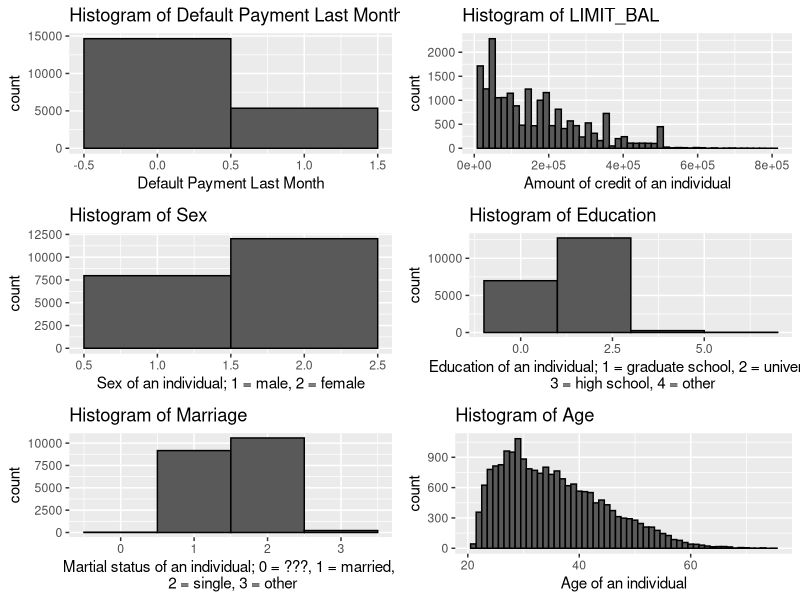
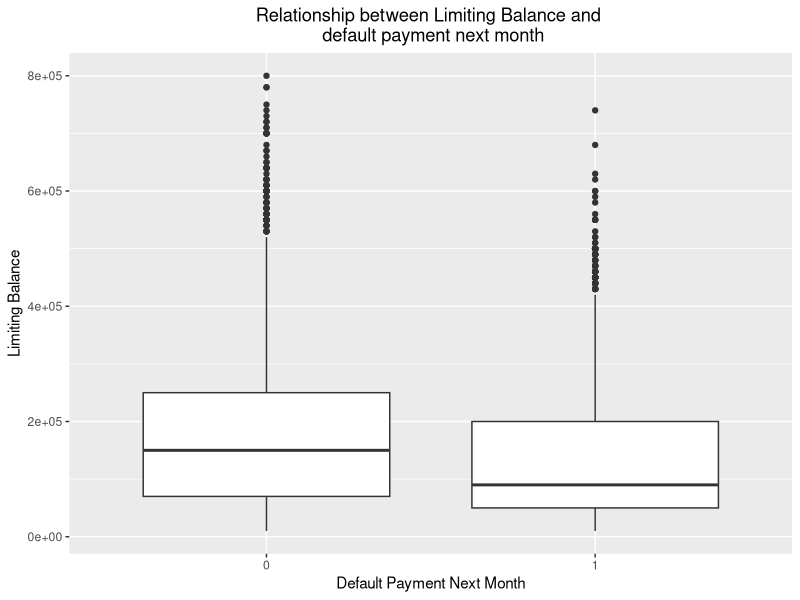
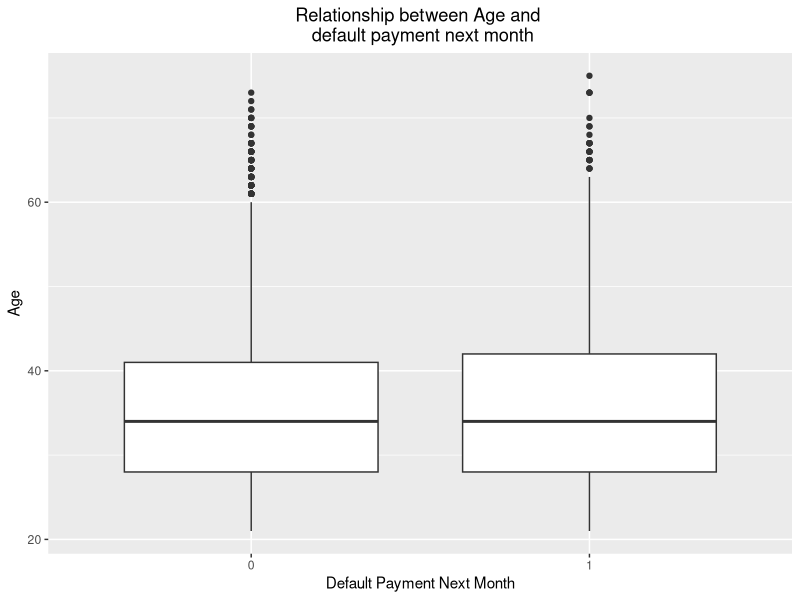
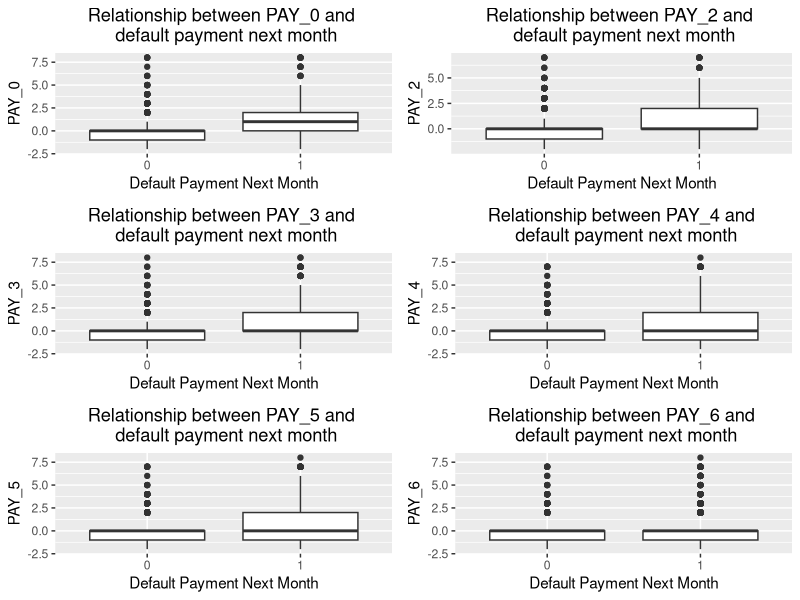
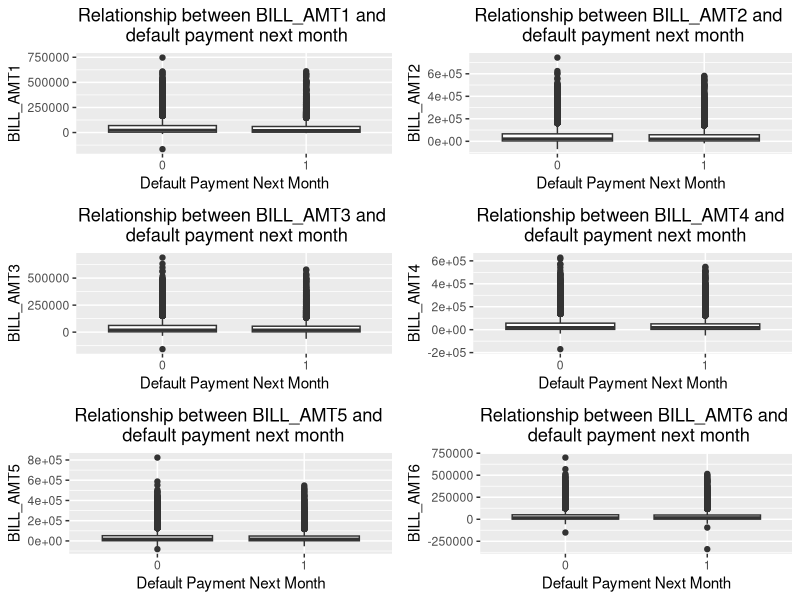
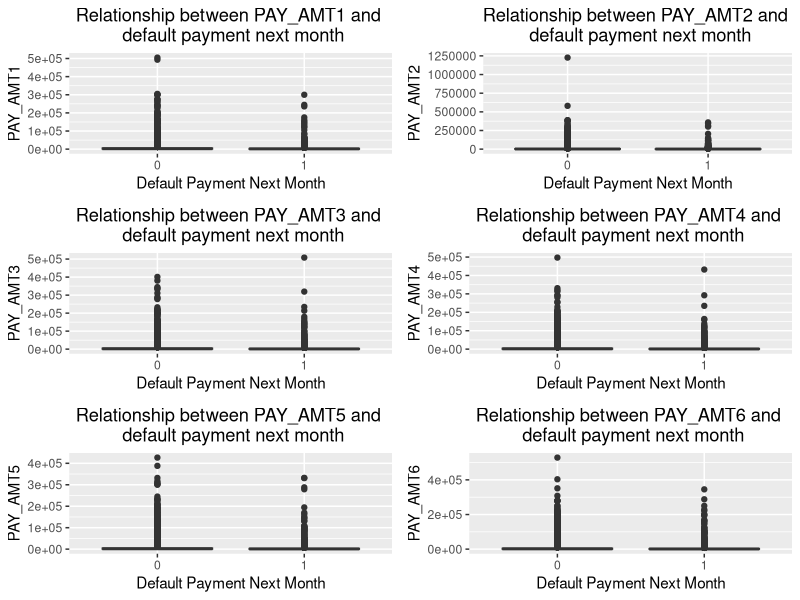
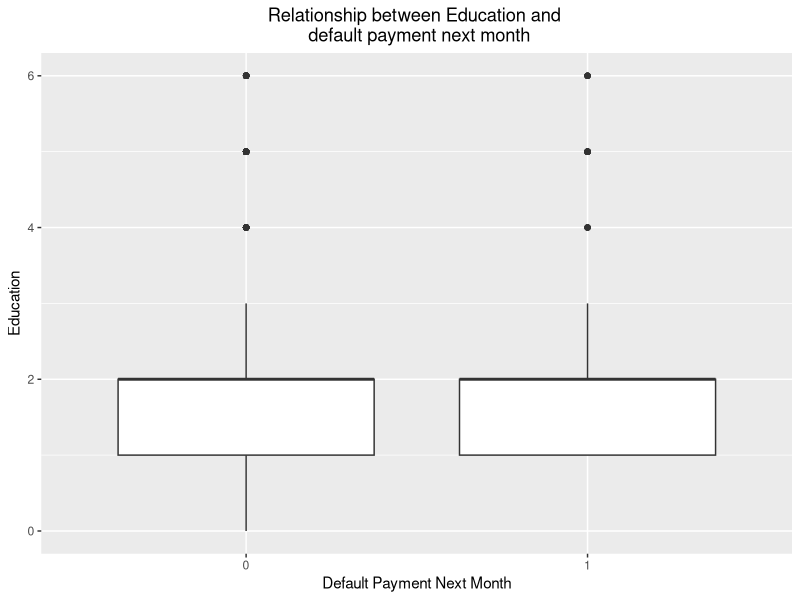
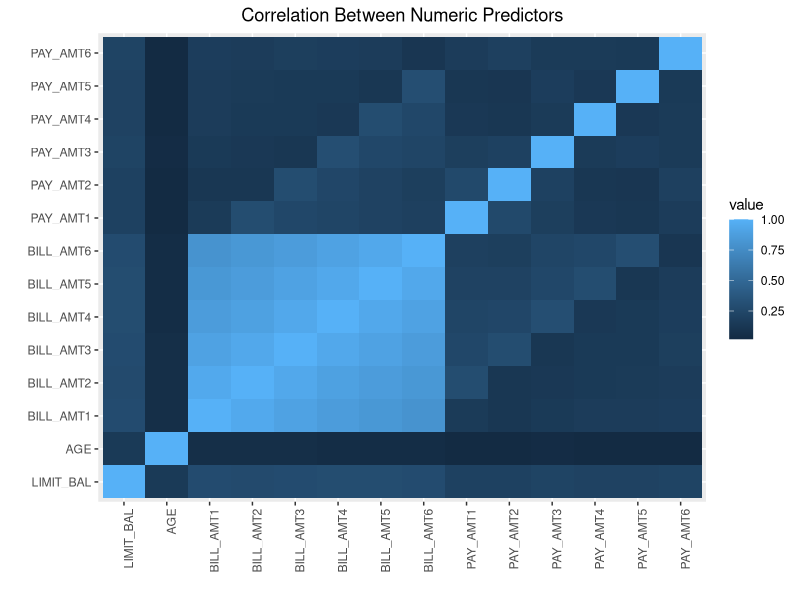

The R script that drew these images, in order: (Note: this script raises an error after producing the figures.)
## ---- chunk 1
knitr::opts_chunk$set(echo = TRUE)

# Import libraries
library(tidyverse)
library(gridExtra)
library(caret)
library(MASS)
library(kableExtra)
library(broom)
library(reshape2)
library(modelr)
library(mlbench)
library(Hmisc)
library(randomForest)
library(leaps)

setwd("E:/Documents/GitHub/SM3_Group_Project")
## ---- chunk 2
# Read in the headers
headers <- read.csv(file = "train.csv", skip=1, header=F, nrows=1, as.is=T)

# Read in complete dataset
dat <- read.csv(file = "train.csv", skip = 2, header = F)

# Add the headers to dataset
colnames(dat) <- headers

# Remove the ID field
dat <- dat[ ,-1]

# Rename response variable for brevity
names(dat)[ncol(dat)]<-"y"
## ---- chunk 3
data.desc <- data.frame(sapply(dat, class))
colnames(data.desc) <- ("Variable Type")
## ---- chunk 4
# 
dat2 <- dat
dat2$SEX = as.factor(dat$SEX)
dat2$EDUCATION = as.factor(dat$EDUCATION)
dat2$MARRIAGE = as.factor(dat$MARRIAGE)
dat2$PAY_0 = as.factor(dat$PAY_0)
dat2$PAY_2 = as.factor(dat$PAY_2)
dat2$PAY_3 = as.factor(dat$PAY_3)
dat2$PAY_4 = as.factor(dat$PAY_4)
dat2$PAY_5 = as.factor(dat$PAY_5)
dat2$PAY_6 = as.factor(dat$PAY_6)
dat2$y = as.factor(dat$y)

data.desc.conv <- data.frame(sapply(dat2, class))
data.desc <- data.frame(data.desc,data.desc.conv)
colnames(data.desc) <- c("Raw Data Type", "Converted Data Type")
## ---- chunk 5

p1 <- ggplot(dat, aes(x = y)) +
  geom_histogram(bins = 2, col = "black") +
  ggtitle("Histogram of Default Payment Last Month (name?)") +
  xlab("Default Payment Last Month")

p2 <- ggplot(dat, aes(x = LIMIT_BAL)) +
  geom_histogram(bins = 50, col = "black") +
  ggtitle("Histogram of LIMIT_BAL") +
  xlab("Amount of credit of an individual")

p3 <- ggplot(dat, aes(x = SEX)) +
  geom_histogram(bins = 2, col = "black") +
  ggtitle("Histogram of Sex") +
  xlab("Sex of an individual; 1 = male, 2 = female")

p4 <- ggplot(dat, aes(x = EDUCATION)) +
  geom_histogram(bins = 4, col = "black") +
  ggtitle("Histogram of Education") +
  xlab("Education of an individual; 1 = graduate school, 2 = university, \n 3 = high school, 4 = other")

p5 <- ggplot(dat, aes(x = MARRIAGE)) +
  geom_histogram(bins = 4, col = "black") +
  ggtitle("Histogram of Marriage") +
  xlab("Martial status of an individual; 0 = ???, 1 = married, \n 2 = single, 3 = other")

p6 <- ggplot(dat, aes(x = AGE)) +
  geom_histogram(binwidth = 1, col = "black") +
  ggtitle("Histogram of Age") +
  xlab("Age of an individual")

# Output plots in 3x2 grid
grid.arrange(p1, p2, p3, p4, p5, p6, nrow = 3)
## ---- chunk 6
ggplot(aes(x=as.factor(y), y=LIMIT_BAL, group=y),data=dat) + geom_boxplot() + ggtitle("Relationship between Limiting Balance and \n default payment next month") + theme(plot.title = element_text(hjust = 0.5)) + ylab("Limiting Balance") + xlab("Default Payment Next Month")
## ---- chunk 7
print(median(dat$LIMIT_BAL[dat$y==0]))
print(median(dat$LIMIT_BAL[dat$y==1]))
## ---- chunk 8
ggplot(aes(x=as.factor(y), y=AGE, group=y),data=dat) + geom_boxplot() + ggtitle("Relationship between Age and \n default payment next month") + theme(plot.title = element_text(hjust = 0.5)) + ylab("Age") + xlab("Default Payment Next Month")
## ---- chunk 9
print(quantile(dat$AGE[dat$y==0]))
print(quantile(dat$AGE[dat$y==1]))
## ---- chunk 10
p1 <- ggplot(aes(x=as.factor(y), y=PAY_0, group=y),data=dat) + geom_boxplot() + ggtitle("Relationship between PAY_0 and \n default payment next month") + theme(plot.title = element_text(hjust = 0.5)) + ylab("PAY_0") + xlab("Default Payment Next Month")

p2 <- ggplot(aes(x=as.factor(y), y=PAY_2, group=y),data=dat) + geom_boxplot() + ggtitle("Relationship between PAY_2 and \n default payment next month") + theme(plot.title = element_text(hjust = 0.5)) + ylab("PAY_2") + xlab("Default Payment Next Month")

p3 <- ggplot(aes(x=as.factor(y), y=PAY_3, group=y),data=dat) + geom_boxplot() + ggtitle("Relationship between PAY_3 and \n default payment next month") + theme(plot.title = element_text(hjust = 0.5)) + ylab("PAY_3") + xlab("Default Payment Next Month")

p4 <- ggplot(aes(x=as.factor(y), y=PAY_4, group=y),data=dat) + geom_boxplot() + ggtitle("Relationship between PAY_4 and \n default payment next month") + theme(plot.title = element_text(hjust = 0.5)) + ylab("PAY_4") + xlab("Default Payment Next Month")

p5 <- ggplot(aes(x=as.factor(y), y=PAY_5, group=y),data=dat) + geom_boxplot() + ggtitle("Relationship between PAY_5 and \n default payment next month") + theme(plot.title = element_text(hjust = 0.5)) + ylab("PAY_5") + xlab("Default Payment Next Month")

p6 <- ggplot(aes(x=as.factor(y), y=PAY_6, group=y),data=dat) + geom_boxplot() + ggtitle("Relationship between PAY_6 and \n default payment next month") + theme(plot.title = element_text(hjust = 0.5)) + ylab("PAY_6") + xlab("Default Payment Next Month")

# Output plots in 3x2 grid
grid.arrange(p1, p2, p3, p4, p5, p6, nrow = 3)
## ---- chunk 11
p1 <- ggplot(aes(x=as.factor(y), y=BILL_AMT1, group=y),data=dat) + geom_boxplot() + ggtitle("Relationship between BILL_AMT1 and \n default payment next month") + theme(plot.title = element_text(hjust = 0.5)) + ylab("BILL_AMT1") + xlab("Default Payment Next Month")

p2 <- ggplot(aes(x=as.factor(y), y=BILL_AMT2, group=y),data=dat) + geom_boxplot() + ggtitle("Relationship between BILL_AMT2 and \n default payment next month") + theme(plot.title = element_text(hjust = 0.5)) + ylab("BILL_AMT2") + xlab("Default Payment Next Month")

p3 <- ggplot(aes(x=as.factor(y), y=BILL_AMT3, group=y),data=dat) + geom_boxplot() + ggtitle("Relationship between BILL_AMT3 and \n default payment next month") + theme(plot.title = element_text(hjust = 0.5)) + ylab("BILL_AMT3") + xlab("Default Payment Next Month")

p4 <- ggplot(aes(x=as.factor(y), y=BILL_AMT4, group=y),data=dat) + geom_boxplot() + ggtitle("Relationship between BILL_AMT4 and \n default payment next month") + theme(plot.title = element_text(hjust = 0.5)) + ylab("BILL_AMT4") + xlab("Default Payment Next Month")

p5 <- ggplot(aes(x=as.factor(y), y=BILL_AMT5, group=y),data=dat) + geom_boxplot() + ggtitle("Relationship between BILL_AMT5 and \n default payment next month") + theme(plot.title = element_text(hjust = 0.5)) + ylab("BILL_AMT5") + xlab("Default Payment Next Month")

p6 <- ggplot(aes(x=as.factor(y), y=BILL_AMT6, group=y),data=dat) + geom_boxplot() + ggtitle("Relationship between BILL_AMT6 and \n default payment next month") + theme(plot.title = element_text(hjust = 0.5)) + ylab("BILL_AMT6") + xlab("Default Payment Next Month")

# Output plots in 3x2 grid
grid.arrange(p1, p2, p3, p4, p5, p6, nrow = 3)
## ---- chunk 12
print(Med_Def0 <- c(median(dat$BILL_AMT1[dat$y==0]), median(dat$BILL_AMT2[dat$y==0]), median(dat$BILL_AMT3[dat$y==0]), median(dat$BILL_AMT4[dat$y==0]), median(dat$BILL_AMT5[dat$y==0]), median(dat$BILL_AMT6[dat$y==0])))

print(Med_Def1 <- c(median(dat$BILL_AMT1[dat$y==1]), median(dat$BILL_AMT2[dat$y==1]), median(dat$BILL_AMT3[dat$y==1]), median(dat$BILL_AMT4[dat$y==1]), median(dat$BILL_AMT5[dat$y==1]), median(dat$BILL_AMT6[dat$y==1])))

## ---- chunk 13
p1 <- ggplot(aes(x=as.factor(y), y=PAY_AMT1, group=y),data=dat) + geom_boxplot() + ggtitle("Relationship between PAY_AMT1 and \n default payment next month") + theme(plot.title = element_text(hjust = 0.5)) + ylab("PAY_AMT1") + xlab("Default Payment Next Month")

p2 <- ggplot(aes(x=as.factor(y), y=PAY_AMT2, group=y),data=dat) + geom_boxplot() + ggtitle("Relationship between PAY_AMT2 and \n default payment next month") + theme(plot.title = element_text(hjust = 0.5)) + ylab("PAY_AMT2") + xlab("Default Payment Next Month")

p3 <- ggplot(aes(x=as.factor(y), y=PAY_AMT3, group=y),data=dat) + geom_boxplot() + ggtitle("Relationship between PAY_AMT3 and \n default payment next month") + theme(plot.title = element_text(hjust = 0.5)) + ylab("PAY_AMT3") + xlab("Default Payment Next Month")

p4 <- ggplot(aes(x=as.factor(y), y=PAY_AMT4, group=y),data=dat) + geom_boxplot() + ggtitle("Relationship between PAY_AMT4 and \n default payment next month") + theme(plot.title = element_text(hjust = 0.5)) + ylab("PAY_AMT4") + xlab("Default Payment Next Month")

p5 <- ggplot(aes(x=as.factor(y), y=PAY_AMT5, group=y),data=dat) + geom_boxplot() + ggtitle("Relationship between PAY_AMT5 and \n default payment next month") + theme(plot.title = element_text(hjust = 0.5)) + ylab("PAY_AMT5") + xlab("Default Payment Next Month")

p6 <- ggplot(aes(x=as.factor(y), y=PAY_AMT6, group=y),data=dat) + geom_boxplot() + ggtitle("Relationship between PAY_AMT6 and \n default payment next month") + theme(plot.title = element_text(hjust = 0.5)) + ylab("PAY_AMT6") + xlab("Default Payment Next Month")

# Output plots in 3x2 grid
grid.arrange(p1, p2, p3, p4, p5, p6, nrow = 3)
## ---- chunk 14
print(Median_Def0 <- c(median(dat$PAY_AMT1[dat$y==0]), median(dat$PAY_AMT2[dat$y==0]), median(dat$PAY_AMT3[dat$y==0]), median(dat$PAY_AMT4[dat$y==0]), median(dat$PAY_AMT5[dat$y==0]), median(dat$PAY_AMT6[dat$y==0])))

print(Median_Def1 <- c(median(dat$PAY_AMT1[dat$y==1]), median(dat$PAY_AMT2[dat$y==1]), median(dat$PAY_AMT3[dat$y==1]), median(dat$PAY_AMT4[dat$y==1]), median(dat$PAY_AMT5[dat$y==1]), median(dat$PAY_AMT6[dat$y==1])))

## ---- chunk 15
print(male_def <- sum(dat$y[dat$SEX==1])/sum(dat$SEX==1))
print(female_def <- sum(dat$y[dat$SEX==2])/sum(dat$SEX==2))
## ---- chunk 16
ggplot(aes(x=as.factor(y), y=EDUCATION, group=y),data=dat) + geom_boxplot() + ggtitle("Relationship between Education and \n default payment next month") + theme(plot.title = element_text(hjust = 0.5)) + ylab("Education") + xlab("Default Payment Next Month")
mean(dat$EDUCATION[dat$y==0])
mean(dat$EDUCATION[dat$y==1])
## ---- chunk 17
print(mean(dat$MARRIAGE[dat$y==0]))
print(mean(dat$MARRIAGE[dat$y==1]))
## ---- chunk 18
# Convert necessary variables to factors
dat$SEX = as.factor(dat$SEX)
dat$EDUCATION = as.factor(dat$EDUCATION)
dat$MARRIAGE = as.factor(dat$MARRIAGE)
dat$PAY_0 = as.factor(dat$PAY_0)
dat$PAY_2 = as.factor(dat$PAY_2)
dat$PAY_3 = as.factor(dat$PAY_3)
dat$PAY_4 = as.factor(dat$PAY_4)
dat$PAY_5 = as.factor(dat$PAY_5)
dat$PAY_6 = as.factor(dat$PAY_6)
dat$y = as.factor(dat$y)

dat.num <- Filter(is.numeric, dat)
cor <- round(cor(dat.num),2)
ggplot(melt(cor), aes(x=Var1, y=Var2, fill=value))+geom_tile()+
 theme(axis.text.x = element_text(angle = 90, vjust = 1, hjust = 1))+
  ggtitle("Correlation Between Numeric Predictors")+
  theme(plot.title = element_text(hjust = 0.5)) + xlab("") + ylab("")

# Get the correlation matrix for the correlated variables
cor.reduced <- round(cor(dat.num[,3:8]),2)
kable(cor.reduced) %>%
  kable_styling("striped", full_width = F) %>%
  row_spec(0, angle = -90)
## ---- chunk 19
# Separate into training and test sets
set.seed(889)
trainIndex <- createDataPartition(dat$y, p = .7, list = FALSE, times = 1)
train.set <- dat[trainIndex,]
test.set <- dat[-trainIndex,]

# Set the cross validation control
ctrl <- rfeControl(functions=rfFuncs, method="cv", number=10)

# Get the optimal features for a random forest model
results <- rfe(train.set_X, train.set_y, sizes = c(1,2,3,4,5,6,10,15), rfeControl = ctrl)

# Output the results
plot(results, type = c("g","o"), main = "Performance Accuracy vs Number of Features")
predictors(results)
## ---- chunk 20
results_2 <- rfe(train.set_X, train.set_y, sizes = c(1,2,3,4,5,6), rfeControl = ctrl)
plot(results_2, type = c("g","o"), main = "Performance Accuracy vs Number of Features")
predictors(results_2)
## ---- chunk 21
set.seed(68)

# Set control for cross validation
Fitctrl <- trainControl(method="cv", number=10)

# Train logistic regression model using caret
mdl_logistic.1 <- train(y~., data=train.set, method="glm", family=binomial(), trControl=Fitctrl)

# Train decision model
mdl_dt.1 <- train(y~., data=train.set, method="ctree", trControl=Fitctrl)

# Generate predicted classifications on test set for each model
pred_logistic.1 <- predict(mdl_logistic.1,test.set)
pred_dt.1 <- predict(mdl_dt.1,test.set)

# Store the results
cm_logistic.1 <- confusionMatrix(pred_logistic.1, test.set$y)
cm_dt.1 <-  confusionMatrix(pred_dt.1,test.set$y)

# Extract the accuracy of each model
accuracy_logistic.1 <- cm_logistic.1$overall[1]
accuracy_dt.1 <- cm_dt.1$overall[1]

# Output the accuracy results in table
models_list <- c("Logistic Regression", "Decision Tree")
accuracy_list <- c(round(accuracy_logistic.1*100,3), round(accuracy_dt.1*100,3))
accuracy_tbl.1 <- data.frame(Model=models_list, Accuracy=accuracy_list)
## ---- chunk 22
# Get a reduced logistic model using stepwise AIC 
mdl_logistic_full <- glm(y~., data=train.set, family = binomial(logit))
mdl_logistic.2 <- stepAIC(mdl_logistic_full, direction = "both", trace = FALSE)

# Set up training set for the reduced decision tree model 
train.set.logistic.2 <- train.set[,c("LIMIT_BAL","SEX","EDUCATION","MARRIAGE","PAY_0","PAY_3","PAY_4","PAY_5","PAY_6","BILL_AMT2","PAY_AMT1","PAY_AMT2","y")]
train.set.df.2 <- train.set[,c("PAY_0", "PAY_2", "PAY_3", "y")]

# Get the reduced logistic regression model using cross-validation
mdl_logistic.2 <-  train(y~., data=train.set.logistic.2, method="glm", family=binomial(), trControl=Fitctrl)

# Get the reduced decision tree model
mdl_dt.2 <- train(y~., data=train.set.df.2, method="ctree", trControl=Fitctrl)
## ---- chunk 23
# Get the reduced test sets
test.set.logistic.2 <- test.set[,c("LIMIT_BAL","SEX","EDUCATION","MARRIAGE","PAY_0","PAY_3","PAY_4","PAY_5","PAY_6","BILL_AMT2","PAY_AMT1","PAY_AMT2","y")]
test.set.df.2 <- test.set[,c("PAY_0", "PAY_2", "PAY_3", "y")]

# Generate predicted classifications on test set with each model
pred_logistic.2 <- predict(mdl_logistic.2,test.set.logistic.2)
pred_dt.2 <- predict(mdl_dt.2,test.set.df.2)

# Store the results
cm_logistic.2 <- confusionMatrix(pred_logistic.2, test.set$y)
cm_dt.2 <-  confusionMatrix(pred_dt.2,test.set.df.2$y)

# Extract the accuracy of each model
accuracy_logistic.2 <- cm_logistic.2$overall[1]
accuracy_dt.2 <- cm_dt.2$overall[1]

# Output the accuracy results in table
models_list <- c("Logistic Regression", "Reduced Logistic Regression", "Decision Tree", "Reduced Decision Tree")
accuracy_list <- c(round(accuracy_logistic.1*100,3), round(accuracy_logistic.2*100,3), round(accuracy_dt.1*100,3), round(accuracy_dt.2*100,3))
accuracy_tbl <- data.frame(Model=models_list, Accuracy=accuracy_list)
## ---- chunk 24
# Save the final model
saveRDS(mdl_logistic.2, "./final_model.rds")
## ---- chunk 25
# Output the diagnostic plots for the regression model
plot(mdl_logistic_full)
